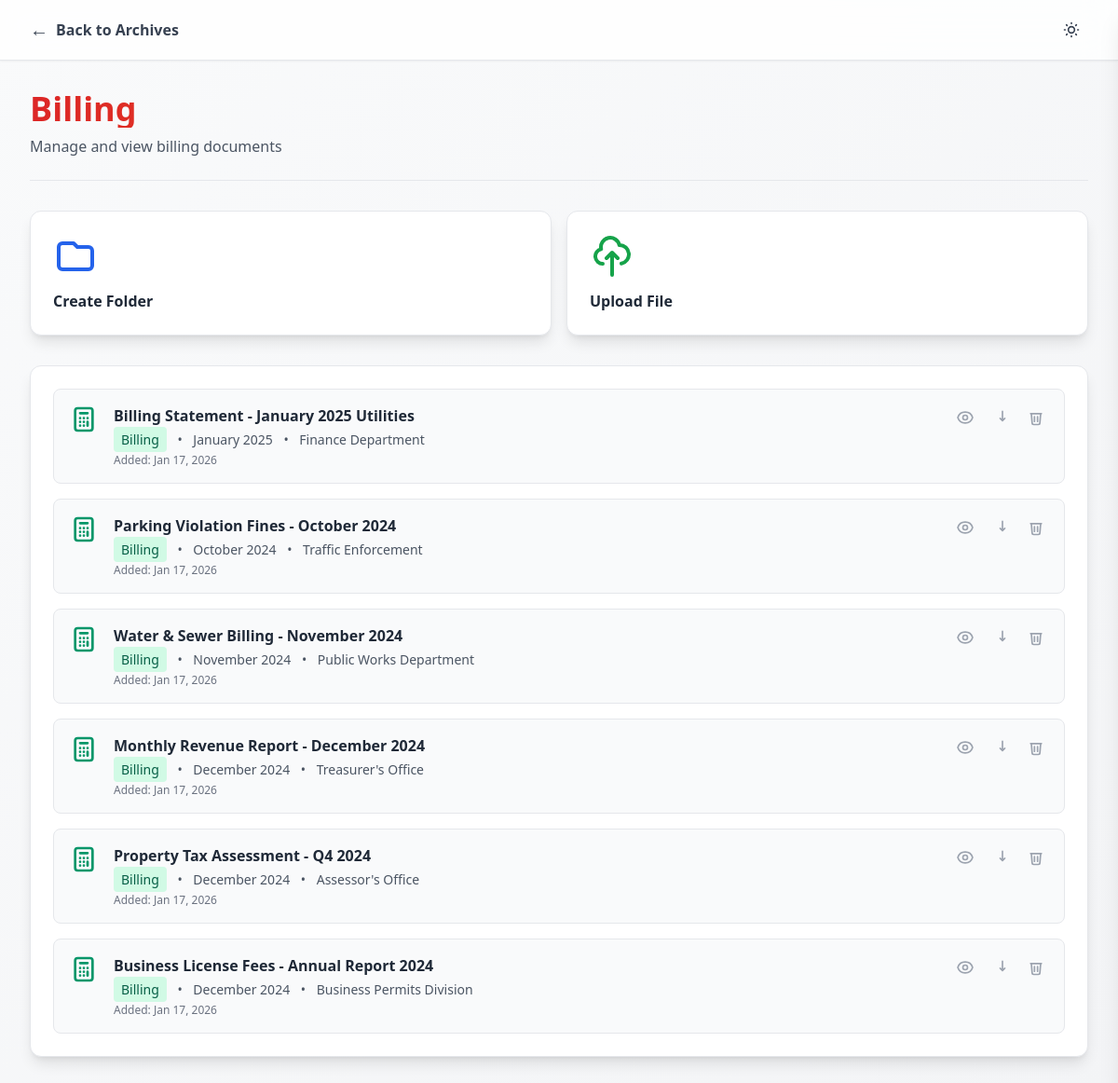
/billing.php, run on the app's committed database.
### tables this page shows
CREATE TABLE legislative_records (
    id INT AUTO_INCREMENT PRIMARY KEY,
    title VARCHAR(255) NOT NULL,
    type VARCHAR(50) NOT NULL,
    month VARCHAR(20) NOT NULL,
    year YEAR NOT NULL,
    author VARCHAR(100) NOT NULL,
    created_at TIMESTAMP DEFAULT CURRENT_TIMESTAMP,
    last_accessed TIMESTAMP NULL
);

### billing.php (the view, shortened to what this page needs)
<?php
include 'authdatabase.php';
$sql = "SELECT id, title, type, month, year, author, created_at FROM legislative_records WHERE type = 'Billing' ORDER BY year DESC, month DESC, created_at DESC";
$result = $conn->query($sql);
$billing_records = [];
if ($result && $result->num_rows > 0) {
    while ($row = $result->fetch_assoc()) {
        $billing_records[] = $row;
    }
}
?>
<!DOCTYPE html>
<html lang="en" class="h-full">
<head>
    <script src="https://cdn.tailwindcss.com"></script>
</head>
<body class="min-h-screen bg-gradient-to-br from-gray-50 to-gray-100 dark:from-slate-900 dark:to-slate-800 text-gray-900 dark:text-gray-100 transition-colors duration-200">
    <header class="sticky top-0 z-50 bg-white/80 dark:bg-slate-900/80 backdrop-blur-lg border-b border-gray-200 dark:border-slate-700 shadow-sm">
        <div class="max-w-7xl mx-auto px-4 sm:px-6 lg:px-8">
            <div class="flex items-center justify-between h-16">
                <div class="flex items-center space-x-4">
                    <a href="archives-landing.php" class="flex items-center space-x-2 text-gray-700 dark:text-gray-300 hover:text-red-600 dark:hover:text-red-400 transition-colors">
                        <span class="text-xl">←</span>
                        <span class="font-semibold">Back to Archives</span>
                    </a>
                </div>
                <div class="flex items-center space-x-3">
                    <button id="themeToggle" class="p-2 rounded-lg hover:bg-gray-100 dark:hover:bg-slate-800 transition-colors" title="Toggle theme">
                    </button>
                </div>
            </div>
        </div>
    </header>
    <main class="max-w-7xl mx-auto px-4 sm:px-6 lg:px-8 py-8">
        <div class="mb-8 pb-6 border-b border-gray-200 dark:border-slate-700">
            <h1 class="text-4xl font-bold bg-gradient-to-r from-red-600 to-orange-500 bg-clip-text text-transparent mb-2">Billing</h1>
            <p class="text-gray-600 dark:text-gray-400">Manage and view billing documents</p>
        </div>
        <div class="grid grid-cols-1 sm:grid-cols-2 gap-4 mb-8">
            <div onclick="createFolder()" class="bg-white dark:bg-slate-800 rounded-xl shadow-lg border border-gray-200 dark:border-slate-700 p-6 hover:shadow-xl transition-all cursor-pointer group">
                <div class="mb-3 group-hover:scale-110 transition-transform">
                    <svg class="w-12 h-12 text-blue-600 dark:text-blue-400" fill="none" stroke="currentColor" viewBox="0 0 24 24">
                        <path stroke-linecap="round" stroke-linejoin="round" stroke-width="2" d="M3 7v10a2 2 0 002 2h14a2 2 0 002-2V9a2 2 0 00-2-2h-6l-2-2H5a2 2 0 00-2 2z" />
                    </svg>
                </div>
                <div class="font-semibold text-gray-800 dark:text-gray-200">Create Folder</div>
            </div>
            <div onclick="uploadFile()" class="bg-white dark:bg-slate-800 rounded-xl shadow-lg border border-gray-200 dark:border-slate-700 p-6 hover:shadow-xl transition-all cursor-pointer group">
                <div class="mb-3 group-hover:scale-110 transition-transform">
                    <svg class="w-12 h-12 text-green-600 dark:text-green-400" fill="none" stroke="currentColor" viewBox="0 0 24 24">
                        <path stroke-linecap="round" stroke-linejoin="round" stroke-width="2" d="M7 16a4 4 0 01-.88-7.903A5 5 0 1115.9 6L16 6a5 5 0 011 9.9M15 13l-3-3m0 0l-3 3m3-3v12" />
                    </svg>
                </div>
                <div class="font-semibold text-gray-800 dark:text-gray-200">Upload File</div>
            </div>
        </div>
        <div class="bg-white dark:bg-slate-800 rounded-xl shadow-lg border border-gray-200 dark:border-slate-700 p-6">
            <div id="filesList" class="space-y-4">
                <?php if (empty($billing_records)): ?>
                    <div class="text-center py-12">
                        <svg class="w-16 h-16 mx-auto mb-4 text-gray-400 dark:text-gray-600" fill="none" stroke="currentColor" viewBox="0 0 24 24">
                            <path stroke-linecap="round" stroke-linejoin="round" stroke-width="2" d="M9 12h6m-6 4h6m2 5H7a2 2 0 01-2-2V5a2 2 0 012-2h5.586a1 1 0 01.707.293l5.414 5.414a1 1 0 01.293.707V19a2 2 0 01-2 2z" />
                        </svg>
                        <div class="text-xl font-semibold text-gray-800 dark:text-gray-200 mb-2">No Billing Records Found</div>
                        <div class="text-gray-600 dark:text-gray-400">Billing documents will appear here once uploaded</div>
                    </div>
                <?php else: ?>
                    <?php foreach ($billing_records as $record): ?>
                        <div class="bg-gray-50 dark:bg-slate-700 rounded-lg p-4 hover:shadow-md transition-shadow border border-gray-200 dark:border-slate-600">
                            <div class="flex items-start space-x-4">
                                <div class="flex-shrink-0">
                                </div>
                                <div class="flex-1">
                                    <div class="font-semibold text-gray-800 dark:text-gray-200 mb-1"><?php echo htmlspecialchars($record['title']); ?></div>
                                    <div class="text-sm text-gray-600 dark:text-gray-400">
                                        <span class="px-2 py-1 bg-emerald-100 dark:bg-emerald-900/30 text-emerald-800 dark:text-emerald-300 rounded"><?php echo htmlspecialchars($record['type']); ?></span>
                                        <span class="mx-2">•</span>
                                        <span><?php echo htmlspecialchars($record['month'] . ' ' . $record['year']); ?></span>
                                        <span class="mx-2">•</span>
                                        <span><?php echo htmlspecialchars($record['author']); ?></span>
                                    </div>
                                    <div class="text-xs text-gray-500 dark:text-gray-500 mt-1">
                                        Added: <?php echo date('M j, Y', strtotime($record['created_at'])); ?>
                                    </div>
                                </div>
                                <div class="flex-shrink-0">
                                    <button onclick="openSideViewerServer(<?php echo $record['id']; ?>, '<?php echo addslashes(htmlspecialchars($record['title'])); ?>', '<?php echo addslashes(htmlspecialchars($record['type'])); ?>', '<?php echo addslashes(htmlspecialchars($record['month'])); ?>', '<?php echo addslashes(htmlspecialchars($record['year'])); ?>', '<?php echo addslashes(htmlspecialchars($record['author'])); ?>')" class="text-gray-400 hover:text-blue-600 dark:hover:text-blue-400 p-1 mr-2" title="View">
                                    </button>
                                    <button onclick="openDownloadPopup(<?php echo $record['id']; ?>, '<?php echo addslashes(htmlspecialchars($record['title'])); ?>', '<?php echo addslashes(htmlspecialchars($record['type'])); ?>', '<?php echo addslashes(htmlspecialchars($record['month'])); ?>', '<?php echo addslashes(htmlspecialchars($record['year'])); ?>', '<?php echo addslashes(htmlspecialchars($record['author'])); ?>')" class="text-gray-400 hover:text-blue-600 dark:hover:text-blue-400 p-1" title="Download">
                                        <svg class="w-5 h-5" fill="none" stroke="currentColor" viewBox="0 0 24 24">
                                            <path stroke-linecap="round" stroke-linejoin="round" stroke-width="2" d="M12 10v6m0 0l-3-3m3 3l3-3m-3 3V4m0 6V4" />
                                        </svg>
                                    </button>
                                    <button onclick="openDeleteConfirm(<?php echo $record['id']; ?>, '<?php echo addslashes(htmlspecialchars($record['title'])); ?>')" class="text-gray-400 hover:text-red-600 dark:hover:text-red-400 p-1 ml-1" title="Delete">
                                        <svg class="w-5 h-5" viewBox="0 0 24 24" fill="none" stroke="currentColor">
                                            <path stroke-linecap="round" stroke-linejoin="round" stroke-width="2" d="M19 7L5 7M10 11v6m4-6v6M6 7l1 12a2 2 0 002 2h6a2 2 0 002-2l1-12" />
                                        </svg>
                                    </button>
                                </div>
                            </div>
                        </div>
                    <?php endforeach; ?>
                <?php endif; ?>
            </div>
        </div>
    </main>
</body>
</html>

### data on the page
legislative_records: title "Billing Statement - January 2025 Utilities", type "Billing", month+year "January 2025", author "Finance Department", created_at "Jan 17, 2026"
legislative_records: title "Parking Violation Fines - October 2024", type "Billing", month+year "October 2024", author "Traffic Enforcement", created_at "Jan 17, 2026"
legislative_records: title "Water & Sewer Billing - November 2024", type "Billing", month+year "November 2024", author "Public Works Department", created_at "Jan 17, 2026"
legislative_records: title "Monthly Revenue Report - December 2024", type "Billing", month+year "December 2024", author "Treasurer's Office", created_at "Jan 17, 2026"
legislative_records: title "Property Tax Assessment - Q4 2024", type "Billing", month+year "December 2024", author "Assessor's Office", created_at "Jan 17, 2026"
legislative_records: title "Business License Fees - Annual Report 2024", type "Billing", month+year "December 2024", author "Business Permits Division", created_at "Jan 17, 2026"
